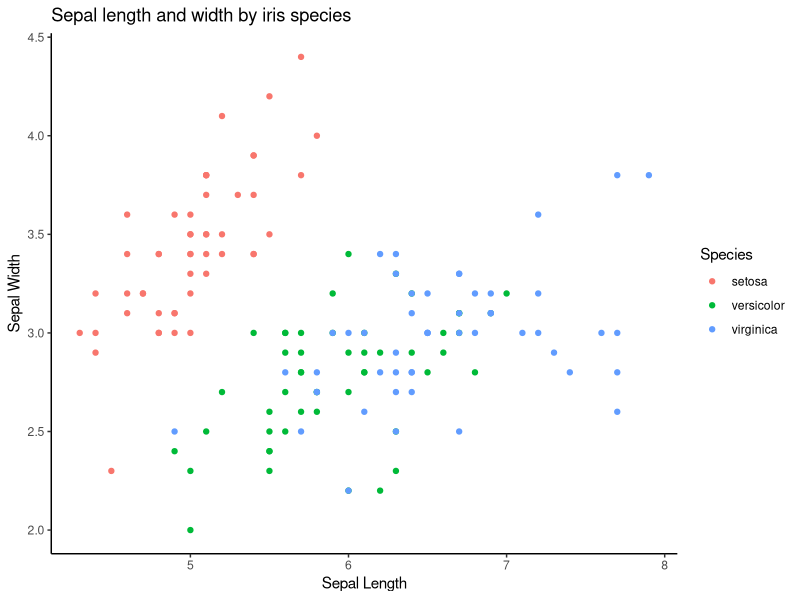
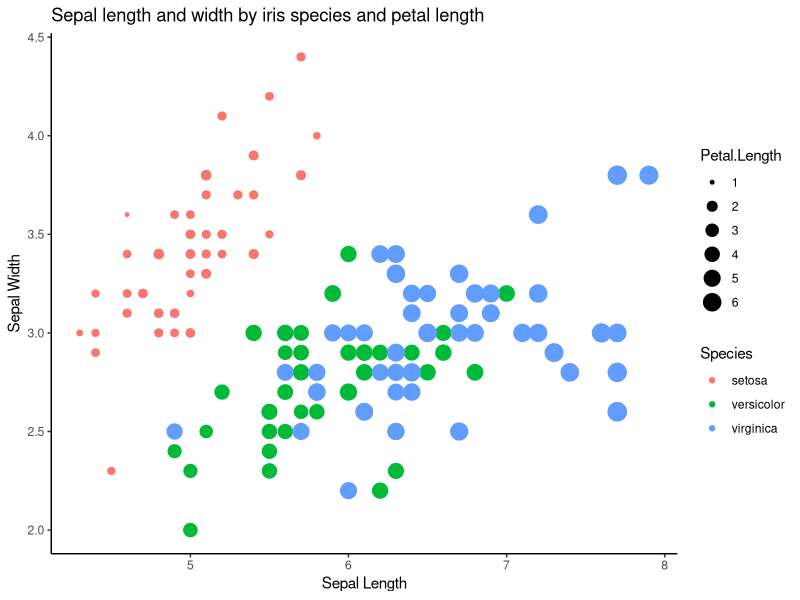
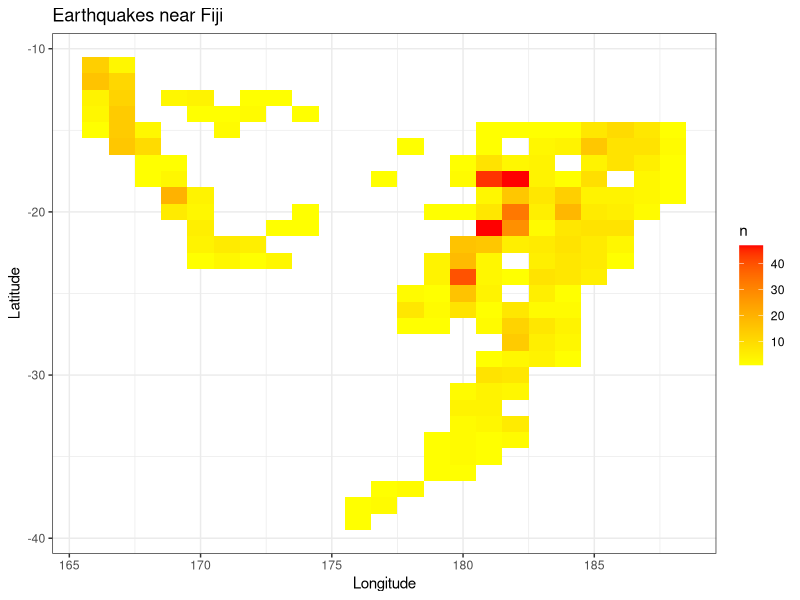
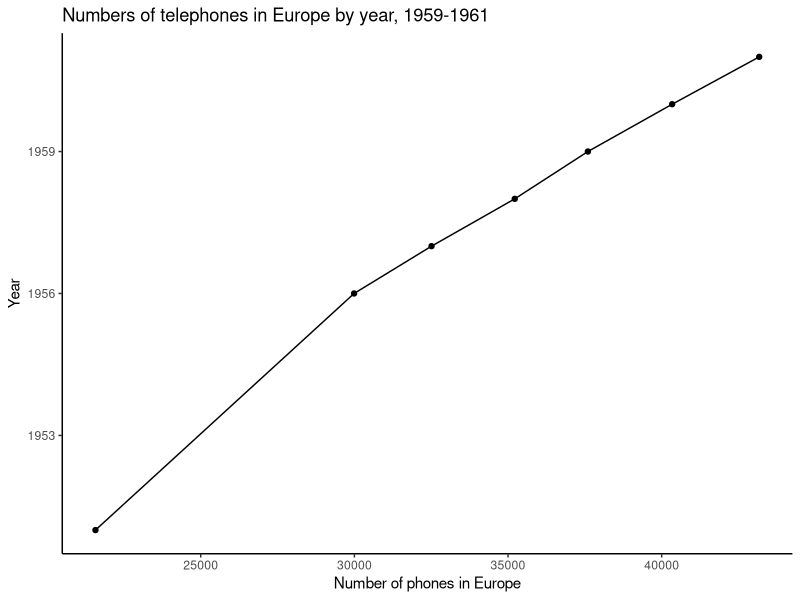
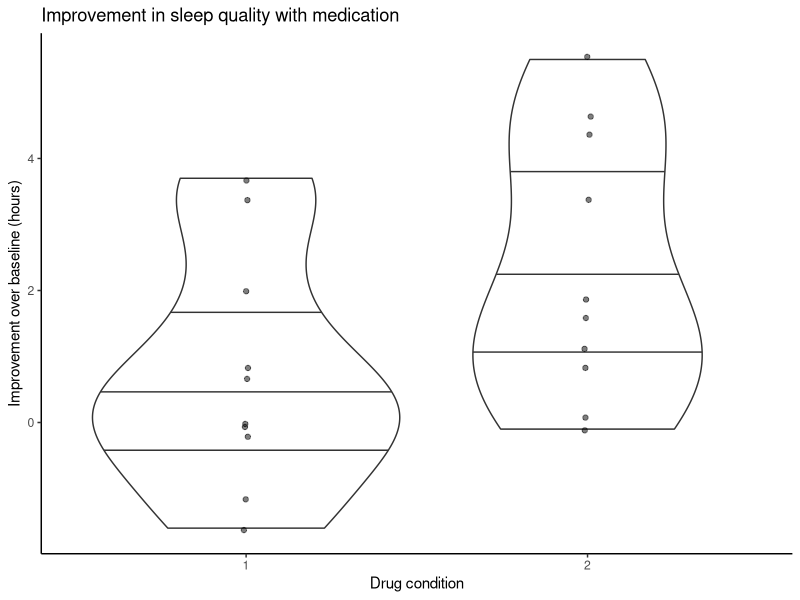
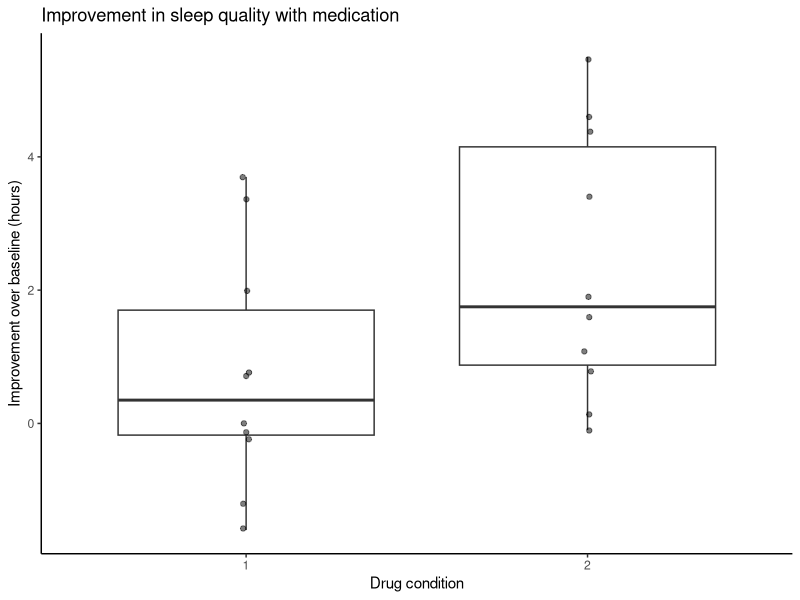
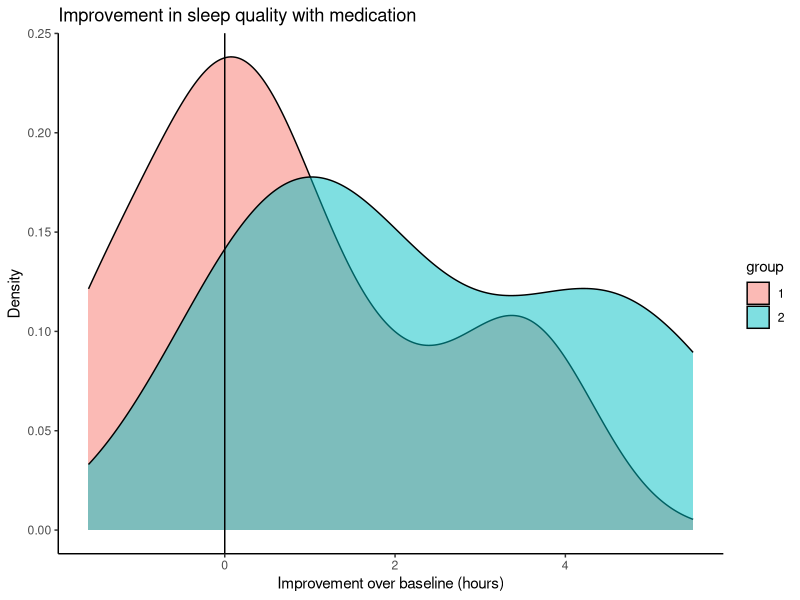
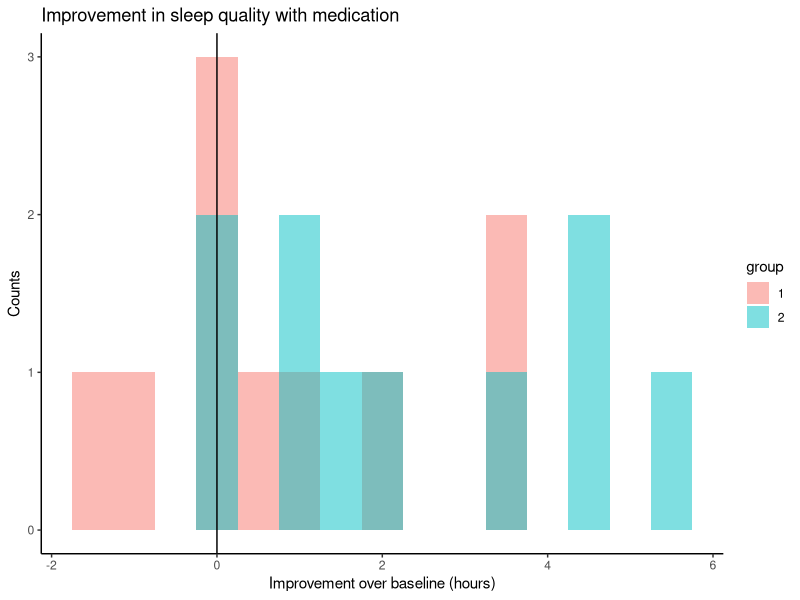

Recreate these plots in R, in order.
## ---- chunk 1
knitr::opts_chunk$set(echo = FALSE)
library(ggplot2)
library(dplyr)
## ---- chunk 2
ggplot(data=iris,aes(x=Sepal.Length,y=Sepal.Width,color=Species)) +
  geom_point() + theme_classic() + 
  ggtitle("Sepal length and width by iris species") +
  ylab("Sepal Width") + xlab("Sepal Length")

## ---- chunk 3
ggplot(data=iris,aes(x=Sepal.Length,y=Sepal.Width,
                     size=Petal.Length,color=Species)) +
  geom_point() + theme_classic() + 
  ggtitle("Sepal length and width by iris species and petal length") +
  ylab("Sepal Width") + xlab("Sepal Length")

## ---- chunk 4
  quakes2 <- quakes %>% 
      group_by(lat=round(lat,0),long=round(long,0)) %>% 
       summarise( n=n() )

ggplot(quakes2, aes(y=lat, x=long,fill=n)) +
 geom_tile()+ theme_bw() + 
  ggtitle("Earthquakes near Fiji") +
  xlab("Longitude") + 
  ylab("Latitude")+
  scale_fill_gradient(low="yellow", high="red")
## ---- chunk 5
ggplot(data=as.data.frame(WorldPhones),
       aes(x=Europe,y=as.numeric(row.names(WorldPhones)))) +
  geom_point() + geom_line() + theme_classic() +
  ggtitle("Numbers of telephones in Europe by year, 1959-1961") +
  ylab("Year") + xlab("Number of phones in Europe")

## ---- chunk 6
ggplot(data=sleep, aes(x=group,y=extra)) +
  geom_violin(draw_quantiles=c(.25,.5,.75))+ 
  geom_jitter(width=.01,alpha=.5)  + theme_classic() +
  ggtitle("Improvement in sleep quality with medication") +
  ylab("Improvement over baseline (hours)") + xlab("Drug condition")

## ---- chunk 7
ggplot(data=sleep, aes(x=group,y=extra)) +
  geom_boxplot()+ 
  geom_jitter(width=.01,alpha=.5)  + theme_classic() +
  ggtitle("Improvement in sleep quality with medication") +
  ylab("Improvement over baseline (hours)") + xlab("Drug condition")

## ---- chunk 8
ggplot(data=sleep, aes(x=extra,fill=group)) +
  geom_density(alpha=.5)+  theme_classic() +
  geom_vline(xintercept=0)+
  ggtitle("Improvement in sleep quality with medication") +
  xlab("Improvement over baseline (hours)") + ylab("Density")

## ---- chunk 9
ggplot(data=sleep, aes(x=extra,fill=group)) +
  geom_histogram(alpha=.5,position="identity",binwidth=.5)+  theme_classic() +
  geom_vline(xintercept=0)+
  ggtitle("Improvement in sleep quality with medication") +
  xlab("Improvement over baseline (hours)") + ylab("Counts")

## ---- chunk 10
sleep2 <- sleep %>% group_by(group) %>%
  summarise(mExtra = mean(extra),seExtra=sd(extra)/sqrt(n()))%>%
  mutate(seD = mExtra - seExtra,
        seU = mExtra + seExtra)

ggplot(data=sleep2, aes(x=group,y=mExtra)) +
  geom_bar(stat="identity")+ geom_errorbar(aes(ymin=seD,ymax=seU),width=.5)+
  theme_classic() +
  ggtitle("Improvement in sleep quality with medication") +
  ylab("Improvement over baseline (hours)") + xlab("Group")

## ---- chunk 11
sleep3 <- sleep %>% group_by(group) %>%
 mutate(Improved = ifelse(extra > 0, 1, 0)) %>%
 summarise(mImp = mean(Improved), seImp=sd(Improved/sqrt(n()))) %>%
  mutate(seD = mImp - seImp,
        seU = mImp + seImp)


ggplot(data=sleep3, aes(x=group,y=mImp)) +
  geom_bar(stat="identity")+
  geom_errorbar(aes(ymin=seD,ymax=seU),width=.5)+
  theme_classic() +
  ggtitle("Improvement in sleep quality with medication") +
  ylab("Proportion users with improvement over baseline") + xlab("Group")

